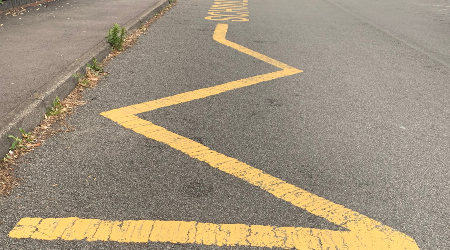
#> input picture imgs/original.png, 450 x 250 px, found by its file name
$ python hough_transform.py
#> lines starting #> are read from the running program, lines starting #| are printed output that depends on the picture; after the words box and inside, x2 and y2 are one past the last pixel; in counts of white or black regions, pixels touching at a corner belong together
### hough_space.py
import cv2
import numpy as np


def hough_space(edge):
    h, w = edge.shape
    d = int(np.sqrt(h**2 + w**2))
    acc = np.zeros((2 * d, 180), dtype=np.uint64)

    y, x = np.nonzero(edge)
    for xi, yi in zip(x, y):
        for t in range(180):
            rho = int(xi * np.cos(np.radians(t)) + yi * np.sin(np.radians(t)))
            acc[rho + d, t] += 1

    top10_idx = np.argsort(acc.flatten())[-10:][::-1]

    for i, idx in enumerate(top10_idx, 1):
        rho_idx, theta_idx = idx // 180, idx % 180
        print(
            f"{i}. ρ={rho_idx - d:4d}, θ={theta_idx:3d}°, votes={acc[rho_idx, theta_idx]}"
        )

    hough_img = (np.log(acc + 1) / np.log(acc + 1).max() * 255).astype(np.uint8)
    hough_spaces = cv2.applyColorMap(hough_img, cv2.COLORMAP_HOT)

    for idx in top10_idx:
        pos = (idx % 180, idx // 180)
        cv2.circle(hough_spaces, pos, 5, (0, 255, 0), -1)
        cv2.circle(hough_spaces, pos, 6, (255, 255, 255), 2)

    return hough_spaces

### hough_transform.py
import cv2
import numpy as np
from hough_space import hough_space #hough_space function from hough_space.py

img = cv2.imread("imgs\\original.png")
#> img is the input picture: shape (250, 450, 3); mean B, G, R 125.6, 146.6, 159.9
gray = cv2.cvtColor(img, cv2.COLOR_BGR2GRAY)
blurred = cv2.GaussianBlur(gray, (3, 3), sigmaX=0)
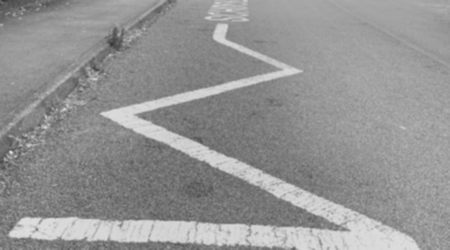
#> blurred: shape (250, 450); min 49, max 224, mean 148.3
edge = cv2.Canny(blurred, 100, 250)
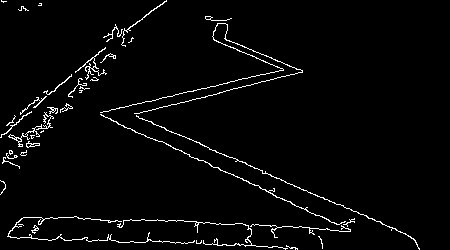
#> edge: shape (250, 450); 3% white in thin lines or dots

hough_img = hough_space(edge)
#> in hough_space, `y, x = np.nonzero(edge)`: y = 3351 values from 0 to 249; x = 3351 values, max 419 at index 3346, min 0 at index 1611, mean 163.3
#> the loop in hough_space, `for xi, yi in zip(x, y):` made 3351 passes
#> (xi, yi) on passes 1 to 3: (1, 0), (166, 0), (1, 1)
#> after the loop in hough_space, `for xi, yi in zip(x, y):`:
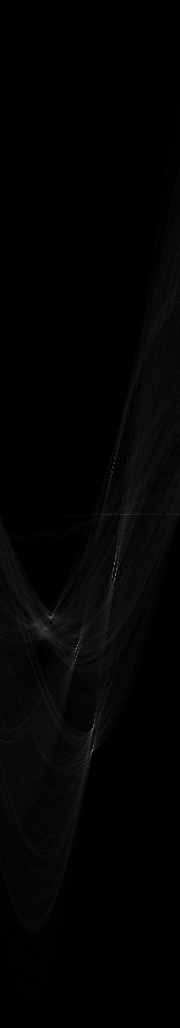
#> acc: shape (1028, 180) uint64; min 0, max 167, mean 3.3
#> in hough_space, `top10_idx = np.argsort(acc.flatten())[-10:][::-1]`: top10_idx = [101454, 116177, 103435, 135092, 131312, 104154, 118156, 102533, 116716, 111110]
#> the loop in hough_space, `for i, idx in enumerate(top10_idx, 1):` made 10 passes
#> (idx, rho_idx, theta_idx) on passes 1 to 10: (101454, 563, 114), (116177, 645, 77), (103435, 574, 115), (135092, 750, 92), (131312, 729, 92), (104154, 578, 114), (118156, 656, 76), (102533, 569, 113), (116716, 648, 76), (111110, 617, 50)
#| 1. ρ=  49, θ=114°, votes=167
#| 2. ρ= 131, θ= 77°, votes=160
#| 3. ρ=  60, θ=115°, votes=149
#| 4. ρ= 236, θ= 92°, votes=133
#| 5. ρ= 215, θ= 92°, votes=127
#| 6. ρ=  64, θ=114°, votes=119
#| 7. ρ= 142, θ= 76°, votes=118
#| 8. ρ=  55, θ=113°, votes=114
#> (further printed lines are left out)
#> in hough_space, `hough_img = (np.log(acc + 1) / np.log(acc + 1).max() * 255).astype(np...`:
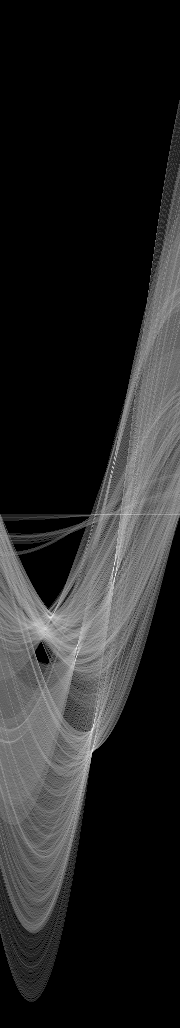
#> hough_img: shape (1028, 180); min 0, max 255, mean 36.8
#> in hough_space, `hough_spaces = cv2.applyColorMap(hough_img, cv2.COLORMAP_HOT)`:
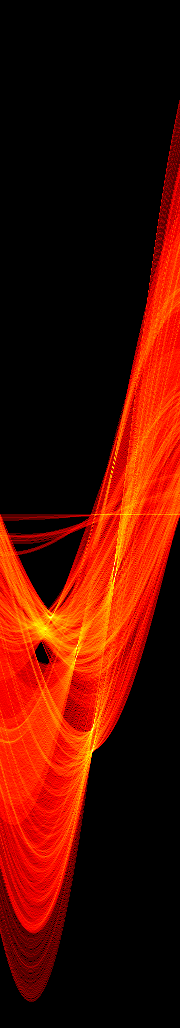
#> hough_spaces: shape (1028, 180, 3); mean B, G, R 0, 13.2, 78.8
#> the loop in hough_space, `for idx in top10_idx:` made 10 passes
#> (idx, pos) on passes 1 to 10: (101454, (114, 563)), (116177, (77, 645)), (103435, (115, 574)), (135092, (92, 750)), (131312, (92, 729)), (104154, (114, 578)), (118156, (76, 656)), (102533, (113, 569)), (116716, (76, 648)), (111110, (50, 617))
#> after the loop in hough_space, `for idx in top10_idx:`:
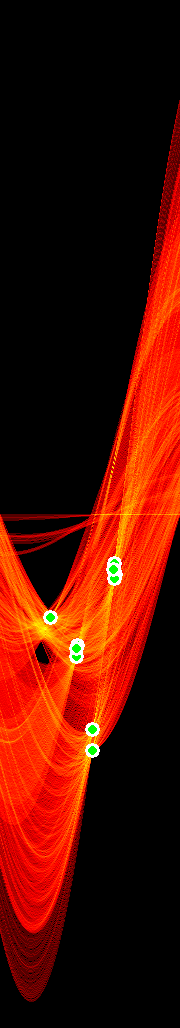
#> hough_spaces: shape (1028, 180, 3); 0.66% of pixels changed, all inside (x1, y1, x2, y2) = (43, 556, 123, 758)
lines = cv2.HoughLines(edge, rho=1, theta=np.pi/180, threshold=100)
#> lines = [[50, 1.99], [60, 2.01], [216, 1.61], [131, 1.34], [236, 1.61], [56, 1.97], [65, 1.99], [211, 1.62], [134, 1.33], [143, 1.33], [103, 0.89]]

img2 = img.copy()
if lines is not None:
    for line in lines:
        r, theta = line[0]
        #(x0,y0) at the intersection point
        x0 = r*np.cos(theta)
        y0 = r*np.sin(theta)
        #(x1,y1) along the line to the left of (x0,y0) for 1000 units
        x1 =  int(x0-1000*np.sin(theta))
        y1 =  int(y0+1000*np.cos(theta))
        #(x2,y2) along the line to the right of (x0,y0) for 1000 units
        x2 =  int(x0+1000*np.sin(theta))
        y2 =  int(y0-1000*np.cos(theta))
        cv2.line(img2,(x1,y1),(x2,y2),(0,255,0),1)
#> this loop made 11 passes
#> (r, theta, x0, y0, x1, y1, x2, y2) on passes 1 to 11: (50, 1.99, -20.34, 45.68, -933, -361, 893, 452), (60, 2.01, -25.36, 54.38, -931, -368, 880, 476), (216, 1.61, -7.54, 215.9, -1006, 180, 991, 250), (131, 1.34, 29.47, 127.6, -944, 352, 1003, -97), (236, 1.61, -8.24, 235.9, -1007, 200, 991, 270), (56, 1.97, -21.88, 51.55, -942, -339, 898, 442), (65, 1.99, -26.44, 59.38, -939, -347, 887, 466), (211, 1.62, -11.04, 210.7, -1009, 158, 987, 263), (134, 1.33, 32.42, 130, -937, 371, 1002, -111), (143, 1.33, 34.59, 138.8, -935, 380, 1004, -103), (103, 0.89, 64.82, 80.05, -712, 709, 841, -549)
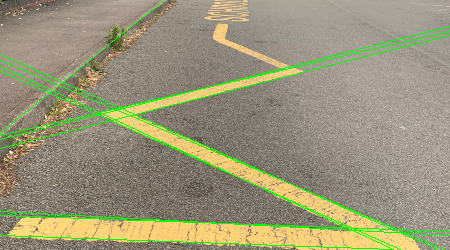
#> img2: shape (250, 450, 3); 3.77% of pixels changed, all inside (x1, y1, x2, y2) = (0, 0, 450, 250)
#ref https://ajgo.blogspot.com/2013/03/hough-line-transform.html

cv2.imwrite("imgs\\Edges.png", edge)
cv2.imwrite("imgs\\Hough-Space.png", hough_img)
cv2.imwrite("imgs\\Hough-Lines.png", img2)

cv2.waitKey()
cv2.destroyAllWindows()
